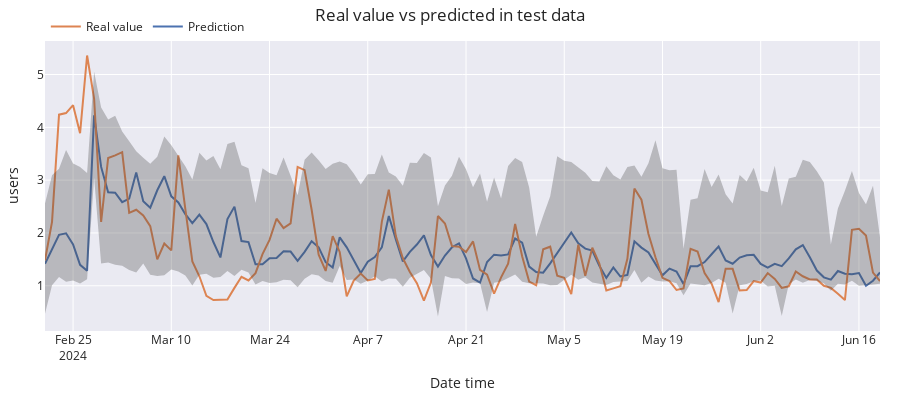

The notebook cell saved with this chart:
### Code cell
# Plot intervals
# ==============================================================================
plot_predicted_intervals(
    predictions     = predictions,
    y_true          = df_test,
    target_variable = "wave_height",
    initial_x_zoom  = None,
    title           = "Real value vs predicted in test data",
    xaxis_title     = "Date time",
    yaxis_title     = "users",
)

# Predicted interval coverage (on test data)
# ==============================================================================
coverage = empirical_coverage(
    y = df_test['wave_height'],
    lower_bound = predictions["lower_bound"], 
    upper_bound = predictions["upper_bound"]
)
print(f"Predicted interval coverage: {round(100*coverage, 2)} %")

# Area of the interval
# ==============================================================================
area = (predictions["upper_bound"] - predictions["lower_bound"]).sum()
print(f"Area of the interval: {round(area, 2)}")
